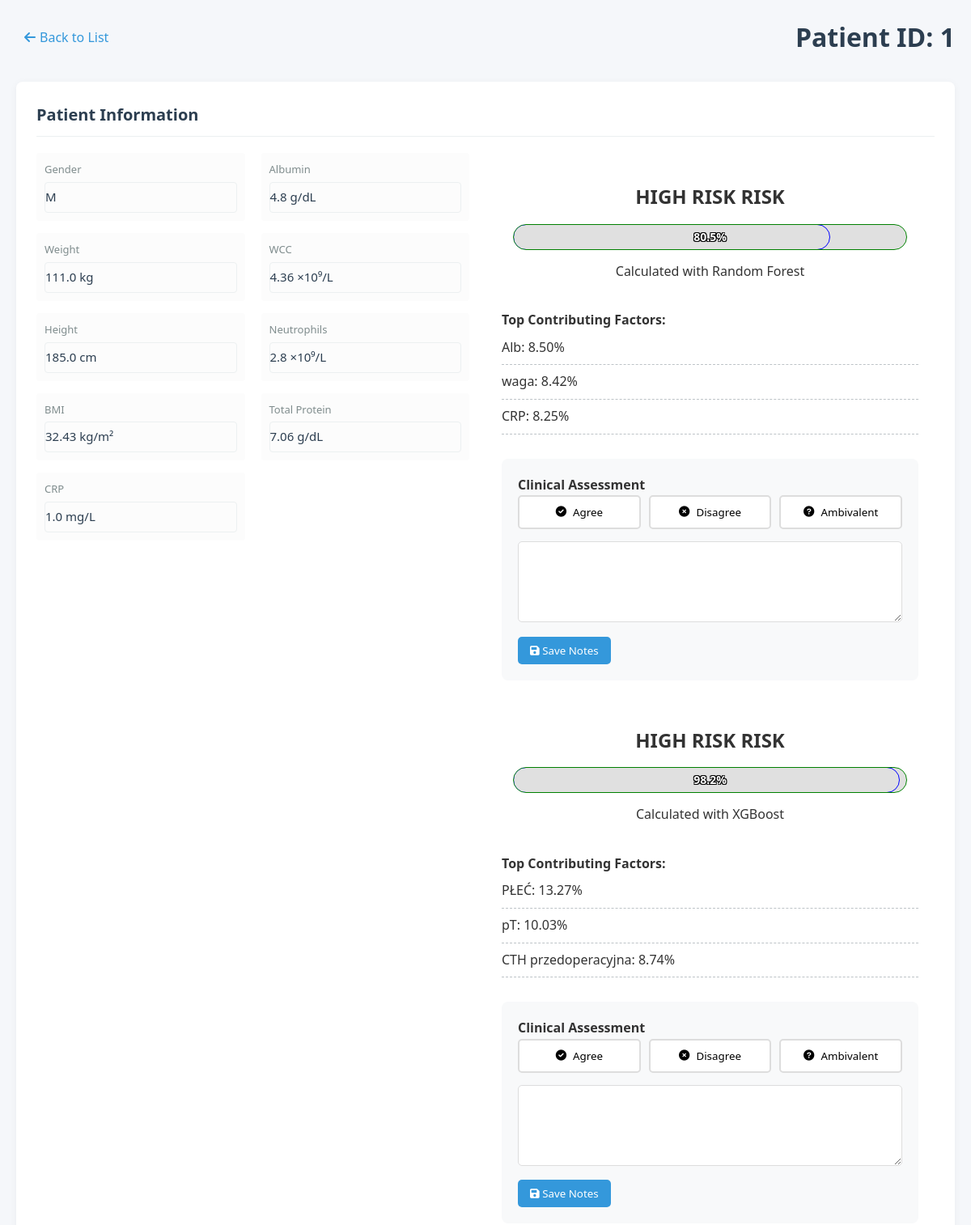
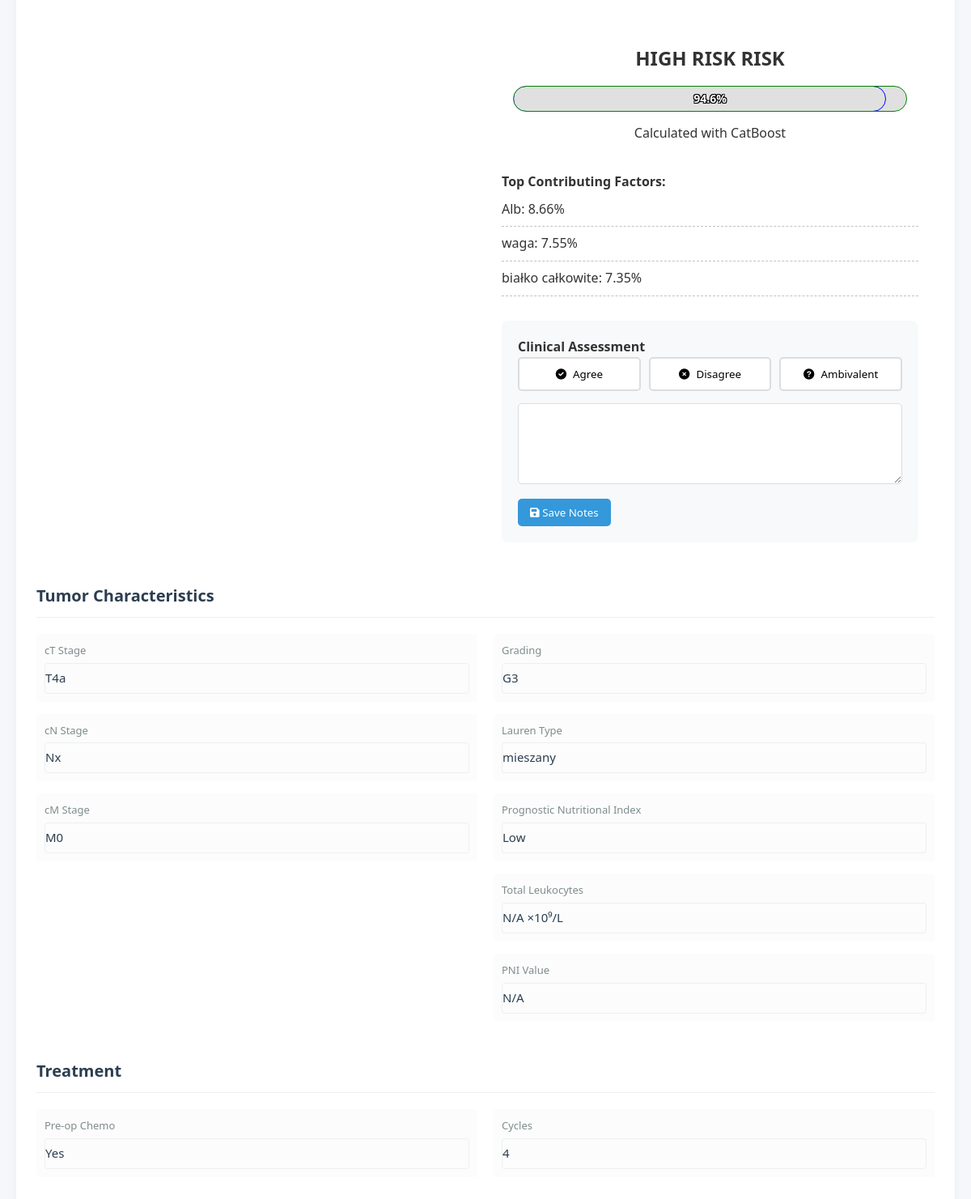
/patient/1, run on the app's committed database (2 pictures, top to bottom).
### models.py (models this page shows, shortened)
class Patient(db.Model):
    id = db.Column(db.Integer, primary_key=True)
    gender = db.Column(db.String(1), nullable=False)        # 'M' lub 'K'
    weight = db.Column(db.Float, nullable=False)            # waga w kg (wartości numeryczne)
    height = db.Column(db.Float, nullable=False)            # wzrost w cm (wartości numeryczne)
    bmi = db.Column(db.Float, nullable=False)               # BMI (wartości numeryczne)
    CRP = db.Column(db.Float, nullable=False)               # CRP (wartości numeryczne)
    Alb = db.Column(db.Float, nullable=False)               # Alb (wartości numeryczne)
    WCC = db.Column(db.Float, nullable=False)               # WCC (wartości numeryczne)
    NEU = db.Column(db.Float, nullable=False)               # NEU (wartości numeryczne)
    total_protein = db.Column(db.Float, nullable=False)     # białko całkowite (wartości numeryczne)
    pT = db.Column(db.String(10), nullable=False)           # stadium T (wartości kategoryczne)
    pN = db.Column(db.String(10), nullable=False)           # stadium N (wartości kategoryczne)
    pM = db.Column(db.String(10), nullable=False)           # stadium M (wartości kategoryczne)
    PNI = db.Column(db.Integer, nullable=False)             # PNI (wartości numeryczne 0-1)
    GRADING = db.Column(db.String(10), nullable=False)      # stopień zróżnicowania (wartości kategoryczne)
    Lauren = db.Column(db.String(10), nullable=False)       # typ Lauren (wartości kategoryczne)
    CTH_preop = db.Column(db.String(10), nullable=False)    # chemioterapia przedoperacyjna (wartości kategoryczne)
    cycles_number = db.Column(db.Integer, nullable=False)   # liczba cykli chemioterapii (wartości numeryczne)
    leukocytes = db.Column(db.Float, nullable=True)        # NEW: total leukocytes count (nullable)
    pni_float = db.Column(db.Float, nullable=True)         # NEW: float PNI value (nullable)
    predictions = db.relationship('Prediction', backref='patient', lazy=True)

class Prediction(db.Model):
    id = db.Column(db.Integer, primary_key=True)
    patient_id = db.Column(db.Integer, db.ForeignKey('patient.id'), nullable=False)
    probability = db.Column(db.Float, nullable=False)
    model_used = db.Column(db.String(50), nullable=False)
    interpretation = db.Column(db.String(50), nullable=False)
    top_factors = db.Column(db.JSON)  # Stores list of important factors
    clinician_agreement = db.Column(db.String(20))  # 'agree', 'disagree', 'ambivalent'
    clinician_notes = db.Column(db.Text)
    patient_id = db.Column(db.Integer, db.ForeignKey('patient.id'), nullable=False)

### app.py (the view)
    @app.route('/patient/<int:patient_id>')
    def patient_detail(patient_id):
        patient = Patient.query.get_or_404(patient_id)
        predictions = patient.predictions
        return render_template('patient.html', patient=patient, predictions=predictions)

### templates/patient.html (shortened to what this page needs)
{% extends "base.html" %}
{% block content %}
<header class="patient-header">
    <button class="back-button" onclick="window.history.back()">
        <i class="fas fa-arrow-left"></i> Back to List
    </button>
    <h1>Patient ID: {{ patient.id }}</h1>
</header>
<div class="patient-profile">
    <div class="profile-column patient-data">
        <div class="section-title">
            <h2>Patient Information</h2>
        </div>
        <div class="data-columns">
            <div class="data-subcolumn">
                <div class="data-field">
                    <label>Gender</label>
                    <div class="editable-field">{{ patient.gender }}</div>
                </div>
                <div class="data-field">
                    <label>Weight</label>
                    <div class="editable-field">{{ patient.weight }} kg</div>
                </div>
                <div class="data-field">
                    <label>Height</label>
                    <div class="editable-field">{{ patient.height }} cm</div>
                </div>
                <div class="data-field">
                    <label>BMI</label>
                    <div class="editable-field">{{ patient.bmi }} kg/m²</div>
                </div>
                <div class="data-field">
                    <label>CRP</label>
                    <div class="editable-field">{{ patient.CRP }} mg/L</div>
                </div>
            </div>
            <div class="data-subcolumn">
                <div class="data-field">
                    <label>Albumin</label>
                    <div class="editable-field">{{ patient.Alb }} g/dL</div>
                </div>
                <div class="data-field">
                    <label>WCC</label>
                    <div class="editable-field">{{ patient.WCC }} ×10⁹/L</div>
                </div>
                <div class="data-field">
                    <label>Neutrophils</label>
                    <div class="editable-field">{{ patient.NEU }} ×10⁹/L</div>
                </div>
                <div class="data-field">
                    <label>Total Protein</label>
                    <div class="editable-field">{{ patient.total_protein }} g/dL</div>
                </div>
            </div>
            <div class="prediction-data">
                {% if predictions %}
                    {% for prediction in predictions %}
                    <div class="prediction-result">
                        <div class="risk-level risk-{{ prediction.interpretation|lower|replace(' ', '-') }}">
                            <h3>{{ prediction.interpretation }} RISK</h3>
                            <div class="probability-gauge">
                                <div class="gauge-fill" style="width: {{ (prediction.probability * 100)|round(1) }}%"></div>
                                <span class="probability-value">{{ (prediction.probability * 100)|round(1) }}%</span>
                            </div>
                            <p>Calculated with {{ prediction.model_used }}</p>
                        </div>
                        {% if prediction.top_factors %}
                        <div class="important-factors">
                            <h4>Top Contributing Factors:</h4>
                            <ul>
                                {% for factor in prediction.top_factors %}
                                <li>{{ factor }}</li>
                                {% endfor %}
                            </ul>
                        </div>
                        {% endif %}
                        <div class="clinician-feedback">
                            <h4>Clinical Assessment</h4>
                            <form method="POST" action="{{ url_for('save_feedback', prediction_id=prediction.id) }}">
                                <div class="feedback-buttons">
                                    <button type="submit" name="agreement" value="agree"
                                            class="{% if prediction.clinician_agreement == 'agree' %}active{% endif %}">
                                        <i class="fas fa-check-circle"></i> Agree
                                    </button>
                                    <button type="submit" name="agreement" value="disagree"
                                            class="{% if prediction.clinician_agreement == 'disagree' %}active{% endif %}">
                                        <i class="fas fa-times-circle"></i> Disagree
                                    </button>
                                    <button type="submit" name="agreement" value="ambivalent"
                                            class="{% if prediction.clinician_agreement == 'ambivalent' %}active{% endif %}">
                                        <i class="fas fa-question-circle"></i> Ambivalent
                                    </button>
                                </div>
                                <div class="feedback-notes">
                                    <textarea name="clinician_notes" placeholder="Enter your clinical reasoning...">
                                        {{ prediction.clinician_notes or '' }}
                                    </textarea>
                                    <button type="submit" class="btn-save-notes">
                                        <i class="fas fa-save"></i> Save Notes
                                    </button>
                                </div>
                            </form>
                        </div>
                    </div>
                    {% endfor %}
                {% else %}
                    <div class="no-prediction">
                        <p>No prediction available for this patient</p>
                    </div>
                {% endif %}
            </div>
        </div>
        <div class="section-title" style="margin-top: 30px;">
            <h2>Tumor Characteristics</h2>
        </div>
        <div class="data-columns">
            <div class="data-subcolumn">
                <div class="data-field">
                    <label>cT Stage</label>
                    <div class="editable-field">{{ patient.pT }}</div>
                </div>
                <div class="data-field">
                    <label>cN Stage</label>
                    <div class="editable-field">{{ patient.pN }}</div>
                </div>
                <div class="data-field">
                    <label>cM Stage</label>
                    <div class="editable-field">{{ patient.pM }}</div>
                </div>
            </div>
            <div class="data-subcolumn">
                <div class="data-field">
                    <label>Grading</label>
                    <div class="editable-field">{{ patient.GRADING }}</div>
                </div>
                <div class="data-field">
                    <label>Lauren Type</label>
                    <div class="editable-field">{{ patient.Lauren }}</div>
                </div>
                <div class="data-field">
                    <label>Prognostic Nutritional Index</label>
                    <div class="editable-field">{{ "High" if patient.PNI else "Low" }}</div>
                </div>
                <div class="data-field">
                    <label>Total Leukocytes</label>
                    <div class="editable-field">
                        {{ patient.leukocytes if patient.leukocytes else 'N/A' }} ×10⁹/L
                    </div>
                </div>
                <div class="data-field">
                    <label>PNI Value</label>
                    <div class="editable-field">
                        {{ patient.pni_float if patient.pni_float else 'N/A' }}
                    </div>
                </div>
            </div>
        </div>
        <div class="section-title" style="margin-top: 30px;">
            <h2>Treatment</h2>
        </div>
        <div class="data-columns">
            <div class="data-subcolumn">
                <div class="data-field">
                    <label>Pre-op Chemo</label>
                    <div class="editable-field">{{ "Yes" if patient.CTH_preop == "tak" else "No" }}</div>
                </div>
            </div>
            <div class="data-subcolumn">
                <div class="data-field">
                    <label>Cycles</label>
                    <div class="editable-field">{{ patient.cycles_number }}</div>
                </div>
            </div>
        </div>
    </div>
</div>
</div>
{% endblock %}

### static/css/styles.css (style rules this page uses)
:root { --primary-color: #2c3e50; --secondary-color: #3498db; --accent-color: #e74c3c; --light-gray: #ecf0f1; --medium-gray: #bdc3c7; --dark-gray: #7f8c8d; --success-color: #2ecc71; --warning-color: #f39c12; --danger-color: #e74c3c; }
* { margin: 0; padding: 0; box-sizing: border-box; font-family: 'Segoe UI', Tahoma, Geneva, Verdana, sans-serif; }
body { background-color: #f5f7fa; color: #333; line-height: 1.6; }
header { margin-bottom: 30px; display: flex; justify-content: space-between; align-items: center; flex-wrap: wrap; gap: 20px; }
h1 { color: var(--primary-color); font-weight: 600; }
.patient-header { margin-bottom: 30px; display: flex; align-items: center; gap: 20px; }
.back-button { background: none; border: none; color: var(--secondary-color); font-size: 16px; cursor: pointer; display: flex; align-items: center; gap: 5px; padding: 5px 10px; border-radius: 4px; transition: background-color 0.2s; }
.patient-profile { display: flex; gap: 30px; width: 100%; }
.profile-column { background: white; border-radius: 8px; box-shadow: 0 2px 10px rgba(0, 0, 0, 0.05); padding: 25px; }
.section-title { margin-bottom: 20px; padding-bottom: 10px; border-bottom: 1px solid var(--light-gray); }
.section-title h2 { color: var(--primary-color); font-size: 20px; }
.editable-field { padding: 8px 12px; border: 1px solid var(--light-gray); border-radius: 4px; min-height: 38px; }
.feedback-buttons { display: flex; gap: 10px; margin-bottom: 20px; }
.data-field:last-child { border-bottom: none; }
.editable-field { padding: 8px 0; color: #333; }
.data-columns { display: flex; gap: 20px; flex-grow: 1; }
.data-subcolumn { flex: 1; min-width: 0; }
.patient-data { flex: 1; min-width: 0; display: flex; flex-direction: column; }
.prediction-data { width: 50%; min-width: 400px; }
.data-field { margin-bottom: 15px; padding: 10px; background: rgba(245, 245, 245, 0.3); border-radius: 4px; }
.data-field label { display: block; font-size: 13px; color: var(--dark-gray); margin-bottom: 5px; }
.data-field .editable-field { font-size: 15px; font-weight: 500; color: var(--primary-color); padding: 5px 0; }
.prediction-result { padding: 20px; }
.risk-level { text-align: center; margin-bottom: 20px; padding: 15px; border-radius: 8px; }
.risk-level h3 { margin-bottom: 10px; font-size: 24px; }
.important-factors ul { list-style-type: none; }
.important-factors li { padding: 8px 0; border-bottom: 1px dashed var(--medium-gray); }
.clinician-feedback { margin-top: 30px; padding: 20px; background: #f8f9fa; border-radius: 8px; }
.feedback-buttons { display: flex; gap: 10px; margin-bottom: 15px; }
.feedback-buttons button { flex: 1; padding: 10px; border: 2px solid #ddd; background: white; border-radius: 5px; cursor: pointer; transition: all 0.3s; display: flex; align-items: center; justify-content: center; gap: 8px; }
.feedback-notes textarea { width: 100%; min-height: 100px; padding: 10px; border: 1px solid #ddd; border-radius: 5px; resize: vertical; }
.btn-save-notes { margin-top: 10px; padding: 8px 15px; background: var(--secondary-color); color: white; border: none; border-radius: 5px; cursor: pointer; }
.probability-value { position: absolute; top: 50%; left: 50%; transform: translate(-50%, -50%); font-weight: bold; font-size: 14px; color: #000; text-shadow: -1px -1px 0 #fff, 1px -1px 0 #fff, -1px 1px 0 #fff, 1px 1px 0 #fff; mix-blend-mode: normal; pointer-events: none; z-index: 2; }
.probability-gauge { height: 30px; background: #e0e0e0; border-radius: 15px; margin: 15px 0; position: relative; overflow: hidden; }
.gauge-fill { position: absolute; top: 0; left: 0; height: 100%; width: 0%; border-radius: 15px; transition: width 0.5s ease; z-index: 1; }
.probability-value { position: absolute; top: 50%; left: 50%; transform: translate(-50%, -50%); font-weight: bold; font-size: 14px; z-index: 2; color: white; text-shadow: -1px -1px 0 #000, 1px -1px 0 #000, -1px 1px 0 #000, 1px 1px 0 #000; }
.probability-gauge { outline: 1px solid green; }
.gauge-fill { outline: 1px solid blue; }

### data on the page
Patient: id "1", gender "M", weight "111.0", height "185.0", bmi "32.43", CRP "1.0", Alb "4.8", WCC "4.36", NEU "2.8", total_protein "7.06", pT "T4a", pN "Nx", pM "M0", GRADING "G3", Lauren "mieszany", PNI "Low", leukocytes "N/A", pni_float "N/A", CTH_preop "Yes", cycles_number "4"
Prediction: interpretation "HIGH RISK", (prediction.probability*100)|round(1) "80.5", model_used "Random Forest", top_factors "Alb: 8.50%" "waga: 8.42%" "CRP: 8.25%"
Prediction: interpretation "HIGH RISK", (prediction.probability*100)|round(1) "98.2", model_used "XGBoost", top_factors "PŁEĆ: 13.27%" "pT: 10.03%" "CTH przedoperacyjna: 8.74%"
Prediction: interpretation "HIGH RISK", (prediction.probability*100)|round(1) "94.6", model_used "CatBoost", top_factors "Alb: 8.66%" "waga: 7.55%" "białko całkowite: 7.35%"
